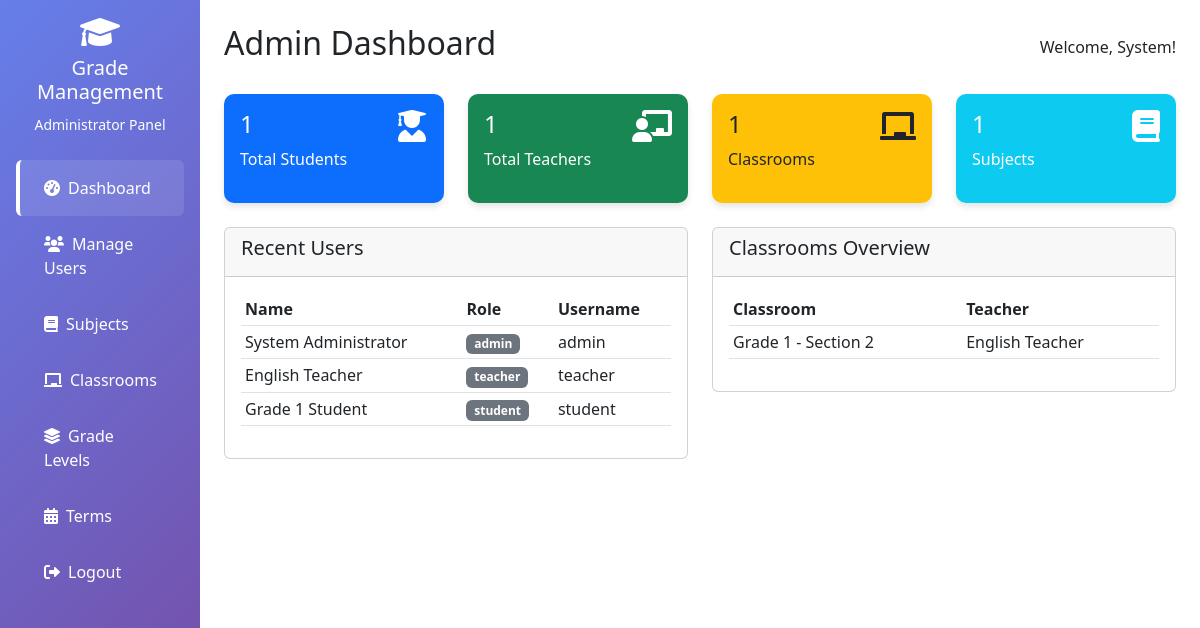
/admin.php (signed in), run on the app's committed database.
### tables this page shows
CREATE TABLE `users` (
  `id` int(11) NOT NULL,
  `username` varchar(50) NOT NULL,
  `password` varchar(255) NOT NULL,
  `email` varchar(100) DEFAULT NULL,
  `role` enum('admin','teacher','student') NOT NULL,
  `first_name` varchar(50) DEFAULT NULL,
  `last_name` varchar(50) DEFAULT NULL,
  `created_at` timestamp NOT NULL DEFAULT current_timestamp()
);

CREATE TABLE `classrooms` (
  `id` int(11) NOT NULL,
  `name` varchar(100) NOT NULL,
  `description` text DEFAULT NULL,
  `teacher_id` int(11) DEFAULT NULL,
  `created_at` timestamp NOT NULL DEFAULT current_timestamp()
);

### includes/functions.php (called while the page is built, shortened)
<?php
function e($value) {
    return htmlspecialchars((string)$value, ENT_QUOTES, 'UTF-8');
}
?>

### admin.php (the view, shortened to what this page needs)
<?php
include 'includes/conn.php';
include 'includes/functions.php';
$total_students = $pdo->query("SELECT COUNT(*) FROM users WHERE role = 'student'")->fetchColumn();
$total_teachers = $pdo->query("SELECT COUNT(*) FROM users WHERE role = 'teacher'")->fetchColumn();
$total_classrooms = $pdo->query("SELECT COUNT(*) FROM classrooms")->fetchColumn();
$total_subjects = $pdo->query("SELECT COUNT(*) FROM subjects")->fetchColumn();
$u_where = [];
$u_params = [];
$u_stmt = $pdo->prepare("SELECT * FROM users" . ($u_where ? " WHERE " . implode(' AND ', $u_where) : "") . " ORDER BY role, first_name");
$u_stmt->execute($u_params);
$users = $u_stmt->fetchAll();
$classrooms = $pdo->query("SELECT c.*, u.first_name, u.last_name
                          FROM classrooms c
                          LEFT JOIN users u ON c.teacher_id = u.id
                          ORDER BY c.name")->fetchAll();
?>
<!DOCTYPE html>
<html lang="en">
<head>
    <link href="https://cdn.jsdelivr.net/npm/bootstrap@5.3.0/dist/css/bootstrap.min.css" rel="stylesheet">
    <link href="https://cdnjs.cloudflare.com/ajax/libs/font-awesome/6.0.0/css/all.min.css" rel="stylesheet">
</head>
<body>
    <div class="container-fluid">
        <div class="row">
            <div class="col-md-3 col-lg-2 sidebar">
                <div class="d-flex flex-column p-3">
                    <div class="text-center mb-4">
                        <i class="fas fa-graduation-cap fa-2x mb-2"></i>
                        <h5>Grade Management</h5>
                        <small>Administrator Panel</small>
                    </div>
                    <ul class="nav nav-pills flex-column">
                        <li class="nav-item">
                            <a class="nav-link active" href="#dashboard" data-bs-toggle="tab">
                                <i class="fas fa-tachometer-alt me-2"></i>Dashboard
                            </a>
                        </li>
                        <li class="nav-item">
                            <a class="nav-link" href="#users" data-bs-toggle="tab">
                                <i class="fas fa-users me-2"></i>Manage Users
                            </a>
                        </li>
                        <li class="nav-item">
                            <a class="nav-link" href="#subjects" data-bs-toggle="tab">
                                <i class="fas fa-book me-2"></i>Subjects
                            </a>
                        </li>
                        <li class="nav-item">
                            <a class="nav-link" href="#classrooms" data-bs-toggle="tab">
                                <i class="fas fa-chalkboard me-2"></i>Classrooms
                            </a>
                        </li>
                        <li class="nav-item">
                            <a class="nav-link" href="grade_levels.php">
                                <i class="fas fa-layer-group me-2"></i>Grade Levels
                            </a>
                        </li>
                        <li class="nav-item">
                            <a class="nav-link" href="terms.php">
                                <i class="fas fa-calendar-alt me-2"></i>Terms
                            </a>
                        </li>
                        <li class="nav-item">
                            <a class="nav-link" href="logout.php">
                                <i class="fas fa-sign-out-alt me-2"></i>Logout
                            </a>
                        </li>
                    </ul>
                </div>
            </div>
            <div class="col-md-9 col-lg-10 ms-sm-auto px-4 py-4">
                <div class="tab-content">
                    <div class="tab-pane fade show active" id="dashboard">
                        <div class="d-flex justify-content-between align-items-center mb-4">
                            <h2>Admin Dashboard</h2>
                            <span>Welcome, <?php echo e($_SESSION['first_name']); ?>!</span>
                        </div>
                        <div class="row mb-4">
                            <div class="col-md-3">
                                <div class="card stat-card bg-primary text-white">
                                    <div class="card-body">
                                        <div class="d-flex justify-content-between">
                                            <div>
                                                <h4><?php echo e($total_students); ?></h4>
                                                <p>Total Students</p>
                                            </div>
                                            <i class="fas fa-user-graduate fa-2x"></i>
                                        </div>
                                    </div>
                                </div>
                            </div>
                            <div class="col-md-3">
                                <div class="card stat-card bg-success text-white">
                                    <div class="card-body">
                                        <div class="d-flex justify-content-between">
                                            <div>
                                                <h4><?php echo e($total_teachers); ?></h4>
                                                <p>Total Teachers</p>
                                            </div>
                                            <i class="fas fa-chalkboard-teacher fa-2x"></i>
                                        </div>
                                    </div>
                                </div>
                            </div>
                            <div class="col-md-3">
                                <div class="card stat-card bg-warning text-dark">
                                    <div class="card-body">
                                        <div class="d-flex justify-content-between">
                                            <div>
                                                <h4><?php echo e($total_classrooms); ?></h4>
                                                <p>Classrooms</p>
                                            </div>
                                            <i class="fas fa-chalkboard fa-2x"></i>
                                        </div>
                                    </div>
                                </div>
                            </div>
                            <div class="col-md-3">
                                <div class="card stat-card bg-info text-white">
                                    <div class="card-body">
                                        <div class="d-flex justify-content-between">
                                            <div>
                                                <h4><?php echo e($total_subjects); ?></h4>
                                                <p>Subjects</p>
                                            </div>
                                            <i class="fas fa-book fa-2x"></i>
                                        </div>
                                    </div>
                                </div>
                            </div>
                        </div>
                        <div class="row">
                            <div class="col-md-6">
                                <div class="card">
                                    <div class="card-header">
                                        <h5>Recent Users</h5>
                                    </div>
                                    <div class="card-body">
                                        <div class="table-responsive">
                                            <table class="table table-sm">
                                                <thead>
                                                    <tr>
                                                        <th>Name</th>
                                                        <th>Role</th>
                                                        <th>Username</th>
                                                    </tr>
                                                </thead>
                                                <tbody>
                                                    <?php foreach(array_slice($users, 0, 5) as $user): ?>
                                                    <tr>
                                                        <td><?php echo e($user['first_name'] . ' ' . $user['last_name']); ?></td>
                                                        <td><span class="badge bg-secondary"><?php echo e($user['role']); ?></span></td>
                                                        <td><?php echo e($user['username']); ?></td>
                                                    </tr>
                                                    <?php endforeach; ?>
                                                </tbody>
                                            </table>
                                        </div>
                                    </div>
                                </div>
                            </div>
                            <div class="col-md-6">
                                <div class="card">
                                    <div class="card-header">
                                        <h5>Classrooms Overview</h5>
                                    </div>
                                    <div class="card-body">
                                        <div class="table-responsive">
                                            <table class="table table-sm">
                                                <thead>
                                                    <tr>
                                                        <th>Classroom</th>
                                                        <th>Teacher</th>
                                                    </tr>
                                                </thead>
                                                <tbody>
                                                    <?php foreach(array_slice($classrooms, 0, 5) as $classroom): ?>
                                                    <tr>
                                                        <td><?php echo e($classroom['name']); ?></td>
                                                        <td><?php echo e($classroom['first_name'] . ' ' . $classroom['last_name']); ?></td>
                                                    </tr>
                                                    <?php endforeach; ?>
                                                </tbody>
                                            </table>
                                        </div>
                                    </div>
                                </div>
                            </div>
                        </div>
                    </div>
                </div>
            </div>
        </div>
    </div>
</body>
</html>

### admin.php (style rules this page uses)
.sidebar { background: linear-gradient(135deg, #667eea 0%, #764ba2 100%); color: white; min-height: 100vh; padding: 0; }
.sidebar .nav-link { color: white; padding: 1rem 1.5rem; border-left: 4px solid transparent; }
.sidebar .nav-link:hover, .sidebar .nav-link.active { background: rgba(255,255,255,0.1); border-left-color: white; }
.stat-card { border-radius: 10px; border: none; box-shadow: 0 4px 6px rgba(0,0,0,0.1); transition: transform 0.3s; }

### data on the page
users: first_name+last_name "System Administrator", role "admin", username "admin"
users: first_name+last_name "English Teacher", role "teacher", username "teacher"
users: first_name+last_name "Grade 1 Student", role "student", username "student"
classrooms: name "Grade 1 - Section 2", teacher.last_name "English Teacher"

### other printed values
$_SESSION['first_name'] "System"
$total_students "1"
$total_teachers "1"
$total_classrooms "1"
$total_subjects "1"
